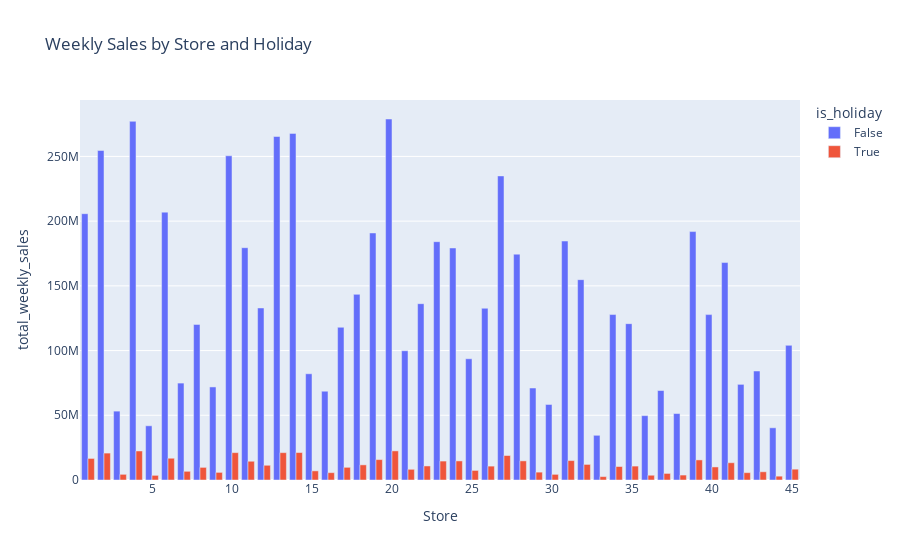

The notebook cell saved with this chart:
### Code cell
# Plot using Plotly
fig = px.bar(
    df,
    x='store_id',
    y='total_weekly_sales',
    color='is_holiday',
    barmode='group',
    title='Weekly Sales by Store and Holiday',
    labels={'store_id': 'Store', 'weekly_sales': 'Total Weekly Sales'}
)

fig.show()

### Figure 1 — Plotly figure (JSON) as saved in the notebook; plotly's stock layout.template omitted (floating-point values rounded to 4 significant figures)
{"data": [{"alignmentgroup": "True", "hovertemplate": "is_holiday=False<br>Store=%{x}<br>total_weekly_sales=%{y}<extra></extra>", "legendgroup": "False", "marker": {"color": "#636efa", "pattern": {"shape": ""}}, "name": "False", "offsetgroup": "False", "orientation": "v", "showlegend": true, "textposition": "auto", "type": "bar", "x": [1, 2, 3, 4, 5, 6, 7, 8, 9, 10, 11, 12, 13, 14, 15, 16, 17, 18, 19, 20, 21, 22, 23, 24, 25, 26, 27, 28, 29, 30, 31, 32, 33, 34, 35, 36, 37, 38, 39, 40, 41, 42, 43, 44, 45], "xaxis": "x", "y": [205700000.0, 254600000.0, 53210000.0, 277100000.0, 41880000.0, 206900000.0, 74870000.0, 120200000.0, 71900000.0, 250500000.0, 179500000.0, 132900000.0, 265400000.0, 267800000.0, 82070000.0, 68590000.0, 118000000.0, 143400000.0, 190900000.0, 278900000.0, 99850000.0, 136200000.0, 184100000.0, 179300000.0, 93660000.0, 132700000.0, 234900000.0, 174500000.0, 71070000.0, 58350000.0, 184600000.0, 154800000.0, 34530000.0, 127800000.0, 120800000.0, 49740000.0, 69130000.0, 51340000.0, 191900000.0, 127800000.0, 168000000.0, 73890000.0, 84210000.0, 40330000.0, 104000000.0], "yaxis": "y"}, {"alignmentgroup": "True", "hovertemplate": "is_holiday=True<br>Store=%{x}<br>total_weekly_sales=%{y}<extra></extra>", "legendgroup": "True", "marker": {"color": "#EF553B", "pattern": {"shape": ""}}, "name": "True", "offsetgroup": "True", "orientation": "v", "showlegend": true, "textposition": "auto", "type": "bar", "x": [1, 2, 3, 4, 5, 6, 7, 8, 9, 10, 11, 12, 13, 14, 15, 16, 17, 18, 19, 20, 21, 22, 23, 24, 25, 26, 27, 28, 29, 30, 31, 32, 33, 34, 35, 36, 37, 38, 39, 40, 41, 42, 43, 44, 45], "xaxis": "x", "y": [16660000.0, 20790000.0, 4378000.0, 22430000.0, 3595000.0, 16810000.0, 6724000.0, 9753000.0, 5890000.0, 21140000.0, 14480000.0, 11380000.0, 21130000.0, 21210000.0, 7064000.0, 5667000.0, 9798000.0, 11690000.0, 15770000.0, 22490000.0, 8265000.0, 10850000.0, 14630000.0, 14750000.0, 7397000.0, 10720000.0, 18920000.0, 14780000.0, 6070000.0, 4369000.0, 15000000.0, 12040000.0, 2626000.0, 10420000.0, 10740000.0, 3676000.0, 5075000.0, 3815000.0, 15510000.0, 10080000.0, 13350000.0, 5677000.0, 6359000.0, 2960000.0, 8363000.0], "yaxis": "y"}], "layout": {"barmode": "group", "legend": {"title": {"text": "is_holiday"}, "tracegroupgap": 0}, "title": {"text": "Weekly Sales by Store and Holiday"}, "xaxis": {"anchor": "y", "domain": [0, 1], "title": {"text": "Store"}}, "yaxis": {"anchor": "x", "domain": [0, 1], "title": {"text": "total_weekly_sales"}}}}
